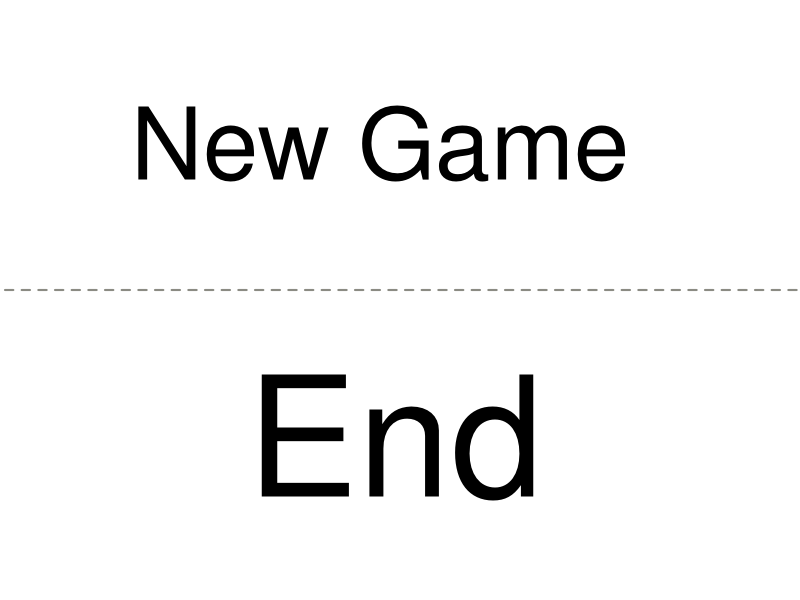

Reproduce this figure in R. (Note: this script raises an error after producing the figure.)
################################################################################
###########################Points and Absolutue Terms###########################
################################################################################
col<-c(-0.18+0.1416667*c(1:5))    #Coordinates Columns
row<-c(-0.17+0.1108285*c(1:12))   #Coordinates Rows
##############################
xcord<-matrix(nrow=11,ncol=4)     #Coordinates Rows in Matrix
for (n in 1:11){
  xcord[n,]<-col[1:4]}
##############################
ycord<-matrix(nrow=11,ncol=4)     #Coordinates Columns in Matrix
for (n in 1:4){
  ycord[,n]<-row[1:11]}
##############################
xcordcon<-matrix(nrow=10,ncol=4)  #x-Coordinates Controls in Matrix
for (n in 1:10){                  
  for (m in 1:2){
    xcordcon[n,m]<-col[5]-0.02}
  for (m in 3:4){
    xcordcon[n,m]<-col[5]+0.02}
}
###############################
ycordcon<-matrix(nrow=10,ncol=4)  #y-Coordinates Controls in Matrix
for (n in 1:10){                  
  for (m in c(1,3)){
    ycordcon[n,m]<-row[n]+0.02}
  for (m in c(2,4)){
    ycordcon[n,m]<-row[n]-0.02}
}
###############################
colors<-c("green3","mediumblue","red1","gold","darkorange1","darkorchid2") #Colors
###############################
GameCountTotal<-0
AnalysisEasyRounds<-NA                                                     #Analysis
AnalysisHardRounds<-NA 
TimeElapsedEasy<-NA
TimeElapsedHard<-NA
Score<-0
Circles<-180
WinAnalysis<-0                                                           
################################################################################
#################################Functions######################################
################################################################################
NewGameWindow<-function(){
  dev.new(width=5, height=7)
  plot.new()
  par(mfcol=c(1,1), mar=c(0,0,0,0), oma=c(0,0,0,0))
  lines(x=c(-0.2695479,1.157647),y=c(0.5,0.5), lwd=2, lty=2, col="ivory4")
  text(x=0.4365693,y=0.8802325,"New Game",cex=6, col="black")
  text(x=0.4605055,y=0.117151,"End",cex=10, col="black")
  d<-locator(1)
    if (d$y > 0.5){
    Game<-"yes"
    dev.off()
    }
    if (d$y < 0.5){
    Game<-"no"
    dev.off()
    }
return(Game)}
################################################################################
Difficulty<-function(){        
dev.new(width=5, height=7)
plot.new()
par(mfcol=c(1,1), mar=c(0,0,0,0), oma=c(0,0,0,0))
lines(x=c(-0.2695479,1.157647),y=c(0.5,0.5), lwd=2, lty=2, col="ivory4")
text(x=0.4365693,y=0.8802325,"EASY",cex=10, col="black")
text(x=0.4605055,y=0.117151,"HARD",cex=10, col="black")
text(x=0.4605055,y=-0.117151,"(duplicate colours)",cex=3, col="black")
d<-locator(1)
if (d$y > 0.5){diff<-"easy"} else {diff<-"hard"}
dev.off()
return(diff)
}
################################################################################
GameWindow<-function(){
  dev.new(width=5, height=7)
  plot.new()
  par(mfcol=c(1,1), mar=c(0,0,0,0), oma=c(0,0,0,0))
  polygon(x=c(-0.15,0.7,0.7,-0.15),y=c(-0.2,-0.2,1.13,1.13), col="grey",density=50)
  polygon(x=c(-0.18,0.67,0.67,-0.18),y=c(-0.17,-0.17,1.16,1.16), col="lightgoldenrod1")
  text(x=0.9212769, y=-0.22, "'Bulls and Cows' - by MattSen", col="red", cex=0.5)
    #Row Numbers#
    for (a in 1:10){text(x=-0.14, y=row[a], a, col="ivory4", cex=1.5)}
    #Row Lines#
    for (a in 1:9){lines(x=c(col[1],col[4]), y=rep((row[a]+row[a+1])/2,2), lty=2)}
    #Hidden Code#
    polygon(x=c(-0.14,-0.10+0.1416667*4,-0.10+0.1416667*4,-0.14), y=c(rep((row[10]+row[11])/2,2),rep((row[11]+row[12])/2,2)), lwd=2, lty=2, border="ivory4")
    #Empty Field#
    points(x=xcord,y=ycord,pch = 19, cex = 5, col = "lightgoldenrod")
    points(x=xcordcon,y=ycordcon,pch = 19, cex = 1.7, col = "lightgoldenrod")
    #Color choice#
    points(x=rep(0.9212769,6),y=row[c(11,9,7,5,3,1)],cex=10,pch = 19,col=colors)
    #Correction Button#
    points(x=1.0905,y=1.162,pch = 1, cex = 5, col = "black")
    text(x=1.091822, y=1.165843, "x", col="red", cex=1.8)
    #Solution Button#
    points(x=col[5],y=row[11],pch = 0, cex = 4, col = "ivory4")
    text(x=col[5], y=row[11], "!", col="ivory4", cex=1.6)
}
################################################################################
CleanLine<-function(x,rounds){
   if (x$x>1.034974  & x$x<1.142686 & x$y<1.202907  & x$y>1.122238)  {
    countcode<-0
    values[rounds,1:4]<-rep("lightgoldenrod",4)
    points(x=xcord[rounds,1:4],y=ycord[rounds,1:4],pch = 19, cex = 5, col = "lightgoldenrod")
    }
    return(c(countcode,values[rounds,1:4]))
}
################################################################################
Solution<-function(x){
    if (x$x>0.4844416  & x$x<0.5801863 & x$y>1.013227  & x$y<1.085174)  {
    rounds<-10
    countcode<-4
    points(x=xcord[11,],y=ycord[11,],pch = 19, cex = 5, col = values[11,])
    }
    return(c(countcode,rounds))
}
################################################################################
ColorChoice<-function(x){
  count<-0
  actcol<-"lightgoldenrod" #Start Value
       if (x$x>0.8105720 & x$x<1.0319817){
          if (x$y<1.130959    & x$y>0.97398254)  {
          actcol<-"green3"
          count<-1}
          if (x$y<0.90421509  & x$y>0.74941855)  {
          actcol<-"mediumblue"
          count<-1}
          if (x$y<0.68401156  & x$y>0.52921501)  {
          actcol<-"red1"
          count<-1}
          if (x$y<0.46162779  & x$y>0.30465101)  {
          actcol<-"gold"
          count<-1}
          if (x$y<0.24360449  & x$y>0.08226725)  {
          actcol<-"darkorange1"
          count<-1}
          if (x$y<0.02340096  & x$y > -0.1335758)  {
          actcol<-"darkorchid2"
          count<-1}
    }
    return(c(count,actcol))
}
################################################################################
################################################################################
##################################One Game######################################
################################################################################
################################################################################
while (NewGameWindow()=="yes"){
#######################Variables Gameplay at Start##############################
GameCountTotal<-GameCountTotal+1
win<-"no"
rounds<-1
values<-matrix(nrow=11,ncol=4,"lightgoldenrod")    #Pins lightgoldenrod
valuescon<-matrix(nrow=11,ncol=4,"lightgoldenrod") #Controls lightgoldenrod
###########################Degree of Difficulty#################################
diff<-Difficulty()
difficult<-diff
#############################The Secret Code####################################
if (diff=="easy"){values[11,]<-sample(colors,4,replace=F)}
if (diff=="hard"){values[11,]<-sample(colors,4,replace=T)}  
################################Play############################################
GameWindow()
if (difficult=="easy"){
TimeStartEasy<-Sys.time()
text(x= -0.2366357, y=-0.22, "easy", col="red", cex=0.5)
}
if (difficult=="hard"){
TimeStartHard<-Sys.time()
text(x= -0.2366357, y=-0.22, "hard", col="red", cex=0.5)
}
while (rounds<11 & win=="no"){
countcode<-0
 while(countcode<4){ 
  click<-locator(1)  
  #Clean Line
  countcode<-as.numeric(CleanLine(click,rounds)[1])  
  values[rounds,1:4]<-CleanLine(click,rounds)[2:5]
  #Solution
  countcode<-Solution(click)[1]
  rounds<-Solution(click)[2]
  #Colors
  if (as.numeric(ColorChoice(click)[1])==1){
  countcode<-countcode + as.numeric(ColorChoice(click)[1])
  values[rounds,countcode]<-ColorChoice(click)[2]
  points(x=xcord[rounds,countcode],y=ycord[rounds,countcode],pch = 19, cex = 5, col = values[rounds,countcode])
  }
  }  
  #Check
  evalcount<-NA
  for (veccol in levels(factor(values[11,]))) {
      given<-matrix(ncol=4,nrow=1,0)
      enter<-matrix(ncol=4,nrow=1,0)
      ######
      given[1,which (factor(values[11,]) == veccol)]<-2
      enter[1,which (factor(values[rounds,]) == veccol)]<-1
      diff<-given-enter
      #leere Stelle
      diff[1,which(diff[1,]==0)]<-NA
      #gleiche Stelle
      diff[1,which(diff[1,]==1)]<-"black"
      ###############      
  if (2 %in% diff==T & -1 %in% diff==T){
     if (length(which(diff==-1)) >= length(which(diff==2))){
     diff[1,which(diff[1,]==-1)]<-NA
     diff[1,which(diff[1,]==2)]<-"white"}
     if (length(which(diff==-1)) < length(which(diff==2))){   
     diff[1,which(diff==2)[1:length(which(diff==-1))]]<-"white"
     diff[1,which(diff[1,]==-1)]<-NA
     diff[1,which(diff[1,]==2)]<-NA}
     }
     diff[1,which(diff[1,]==2)]<-NA
     diff[1,which(diff[1,]==-1)]<-NA
     #Save Controls in one vector
     evalcount<-c(evalcount,diff)
     }
     if (length(na.omit(evalcount))>0){
     valuescon[rounds,1:length(na.omit(evalcount))]<-sort(na.omit(evalcount))
     points(x=xcordcon[rounds,],y=ycordcon[rounds,],pch = 19, cex = 1.7, col = valuescon[rounds,])}
#The Winning
if (values[rounds,1] == values[11,1] & values[rounds,2] == values[11,2] & values[rounds,3] == values[11,3] & values[rounds,4] == values[11,4] ) {
    win<-"yes"
    points(x=xcord[11,],y=ycord[11,],pch = 19, cex = 5, col = values[11,])
    WinAnalysis<-WinAnalysis+1
    if (difficult=="easy"){
    AnalysisEasyRounds[GameCountTotal]<-rounds
    TimeEndEasy<-Sys.time()
    TimeElapsedEasy[GameCountTotal]<-round(as.numeric(difftime(TimeEndEasy,TimeStartEasy,units="secs")),0)
    }
    if (difficult=="hard"){
    AnalysisHardRounds[GameCountTotal]<-rounds
    TimeEndHard<-Sys.time()
    TimeElapsedHard[GameCountTotal]<-round(as.numeric(difftime(TimeEndHard,TimeStartHard,units="secs")),0)
    }
    locator(1)
    dev.off()
    }
  #Roundcount
  rounds<-rounds+1  
  }
if (win=="no"){
  points(x=xcord[11,],y=ycord[11,],pch = 19, cex = 5, col = values[11,])
  if (difficult=="easy"){AnalysisEasyRounds[GameCountTotal]<-11}
  if (difficult=="hard"){AnalysisHardRounds[GameCountTotal]<-11}
  locator(1)
  dev.off()
  }  
##############################End of Game#######################################
}
################################################################################
################################Analysis########################################
################################################################################
dev.new(width=8, height=8)
par(mfrow=c(2,2))
par(las = 1)
boxplot(AnalysisEasyRounds[which(AnalysisEasyRounds<11)],AnalysisHardRounds[which(AnalysisHardRounds<11)], names=c("Easy","Hard"),col=c("blue","red"), border=c(1:2),main="Game Round-Analysis",xlab="Difficulty",ylim=c(1,11.57), ylab="Rounds")
legend("topright",legend=c(paste(length(na.omit(AnalysisEasyRounds[which(AnalysisEasyRounds<11)])),"of",length(na.omit(AnalysisEasyRounds))),paste(length(na.omit(AnalysisHardRounds[which(AnalysisHardRounds<11)])),"of",length(na.omit(AnalysisHardRounds)))),title="Number of Successful Games",bty="n",cex=0.5,col=c("blue","red"),fill=c("blue","red"))
if (length(na.omit(c(TimeElapsedEasy,TimeElapsedHard)))>0){boxTimeylim<-max(na.omit(c(TimeElapsedEasy,TimeElapsedHard)))}else{boxTimeylim<-100}
boxplot(TimeElapsedEasy,TimeElapsedHard, names=c("Easy","Hard"), border=c(1:2),main="Game Time-Analysis",xlab="Difficulty",ylim=c(0,(boxTimeylim+0.3*boxTimeylim)),col=c("blue","red"), ylab="Time [sec]")
legend("topright",legend=c(paste(length(na.omit(AnalysisEasyRounds[which(AnalysisEasyRounds<11)])),"of",length(na.omit(AnalysisEasyRounds))),paste(length(na.omit(AnalysisHardRounds[which(AnalysisHardRounds<11)])),"of",length(na.omit(AnalysisHardRounds)))),title="Number of Successful Games",bty="n",cex=0.5,col=c("blue","red"),fill=c("blue","red"))
#
if (length(na.omit(TimeElapsedEasy))> 1){
plot(y=na.omit(TimeElapsedEasy),x=seq(1,length(na.omit(TimeElapsedEasy))),type='b',axes=F,ylab="",xlab="Games",col="blue",lwd=3,main="Improvement - Easy")
axis(side=1, at = 1:length(na.omit(TimeElapsedEasy)), las=1)
axis(side=2, at = seq(0,max(na.omit(TimeElapsedEasy))+50,by=round(max(na.omit(TimeElapsedEasy))/10,0)),las=1,col="blue")
par(new=T)
plot.new()
plot(y=AnalysisEasyRounds[which(AnalysisEasyRounds<11)],x=seq(1,length(na.omit(AnalysisEasyRounds[which(AnalysisEasyRounds<11)]))),ylab="",xlab="",type='b',axes=F, col="cyan4",lwd=3)
axis(side=4, at = seq(1,10,by=1),las=1,col="cyan4")
legend("topright",c("Time","Rounds"),cex=1,fill=c("blue","cyan4"))
} else {
plot.new()
text(x=0.5,y=0.5,"not available",cex=2, col="black")
}
if (length(na.omit(TimeElapsedHard))>1){
plot(y=na.omit(TimeElapsedHard),x=seq(1,length(na.omit(TimeElapsedHard))),type='b',axes=F,ylab="",xlab="Games",col="red",lwd=3,main="Improvement - Hard")
axis(side=1, at = 1:length(na.omit(TimeElapsedHard)), las=1)
axis(side=2, at = seq(0,max(na.omit(TimeElapsedHard))+50,by=round(max(na.omit(TimeElapsedHard))/10,0)),las=1,col="red")
par(new=T)
plot.new()
plot(y=AnalysisHardRounds[which(AnalysisHardRounds<11)],x=seq(1,length(na.omit(AnalysisHardRounds[which(AnalysisHardRounds<11)]))),ylab="",xlab="",type='b',axes=F, col="orange",lwd=3)
axis(side=4, at = seq(1,10,by=1),las=1,col="orange")
legend("topright",c("Time","Rounds"),cex=1,fill=c("red","orange"))
} else {
plot.new()
text(x=0.5,y=0.5,"not available",cex=2, col="black")
}
locator(1)                                                                                                                                                               
dev.off()
################################################################################
##########################The Score#############################################
################################################################################
Score<-2*length(na.omit(AnalysisEasyRounds))+3*length(na.omit(AnalysisHardRounds))-(length(AnalysisEasyRounds)-length(na.omit(AnalysisEasyRounds)))-(length(AnalysisHardRounds)-length(na.omit(AnalysisHardRounds)))+round(sum(10/na.omit(AnalysisHardRounds[which(AnalysisHardRounds!=11)])),0)+round(sum(10/na.omit(AnalysisEasyRounds[which(AnalysisEasyRounds!=11)])),0)+round(sum(120/na.omit(TimeElapsedEasy)),0)+round(sum(120/na.omit(TimeElapsedHard)),0)-1
if (Score<0){Score<-0}
if (WinAnalysis==0){Score<-0}
dev.new(width=4, height=2)
par(mfcol=c(1,1), mar=c(0,0,0,0), oma=c(0,0,0,0))
plot.new()
for (farben in rep(colors,3)){
Circles<-Circles-10
points(x=0.5,y=0.5,col=farben,cex=Circles, ,pch = 19)}
text(labels=paste("Score:",Score),x=0.5,y=0.5,cex=4,col="white")
locator(1)                                                                                                                                                               
dev.off()




